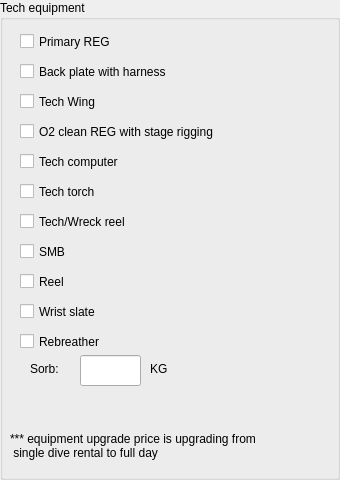
                     <widget class="QGroupBox" name="groupBox_6">
                      <property name="title">
                       <string>Tech equipment</string>
                      </property>
                      <widget class="QCheckBox" name="mam_smb_check_2">
                       <property name="geometry">
                        <rect>
                         <x>20</x>
                         <y>240</y>
                         <width>90</width>
                         <height>23</height>
                        </rect>
                       </property>
                       <property name="text">
                        <string>SMB</string>
                       </property>
                      </widget>
                      <widget class="QCheckBox" name="mam_tech_torch_check_2">
                       <property name="geometry">
                        <rect>
                         <x>20</x>
                         <y>180</y>
                         <width>90</width>
                         <height>23</height>
                        </rect>
                       </property>
                       <property name="text">
                        <string>Tech torch</string>
                       </property>
                      </widget>
                      <widget class="QCheckBox" name="mam_o2_reg_check_2">
                       <property name="geometry">
                        <rect>
                         <x>20</x>
                         <y>120</y>
                         <width>251</width>
                         <height>23</height>
                        </rect>
                       </property>
                       <property name="text">
                        <string>O2 clean REG with stage rigging</string>
                       </property>
                      </widget>
                      <widget class="QCheckBox" name="mam_back_plate_check_2">
                       <property name="geometry">
                        <rect>
                         <x>20</x>
                         <y>60</y>
                         <width>191</width>
                         <height>23</height>
                        </rect>
                       </property>
                       <property name="text">
                        <string>Back plate with harness</string>
                       </property>
                      </widget>
                      <widget class="QCheckBox" name="mam_reel_check_2">
                       <property name="geometry">
                        <rect>
                         <x>20</x>
                         <y>270</y>
                         <width>90</width>
                         <height>23</height>
                        </rect>
                       </property>
                       <property name="text">
                        <string>Reel</string>
                       </property>
                      </widget>
                      <widget class="QCheckBox" name="mam_slate_check_2">
                       <property name="geometry">
                        <rect>
                         <x>20</x>
                         <y>300</y>
                         <width>111</width>
                         <height>23</height>
                        </rect>
                       </property>
                       <property name="text">
                        <string>Wrist slate</string>
                       </property>
                      </widget>
                      <widget class="QCheckBox" name="mam_tech_computer_check_2">
                       <property name="geometry">
                        <rect>
                         <x>20</x>
                         <y>150</y>
                         <width>121</width>
                         <height>23</height>
                        </rect>
                       </property>
                       <property name="text">
                        <string>Tech computer</string>
                       </property>
                      </widget>
                      <widget class="QCheckBox" name="mam_tech_reg_check_2">
                       <property name="geometry">
                        <rect>
                         <x>20</x>
                         <y>30</y>
                         <width>141</width>
                         <height>23</height>
                        </rect>
                       </property>
                       <property name="text">
                        <string>Primary REG</string>
                       </property>
                      </widget>
                      <widget class="QCheckBox" name="mam_wing_check_2">
                       <property name="geometry">
                        <rect>
                         <x>20</x>
                         <y>90</y>
                         <width>151</width>
                         <height>23</height>
                        </rect>
                       </property>
                       <property name="text">
                        <string>Tech Wing</string>
                       </property>
                      </widget>
                      <widget class="QCheckBox" name="mam_wreck_reel_check_2">
                       <property name="geometry">
                        <rect>
                         <x>20</x>
                         <y>210</y>
                         <width>151</width>
                         <height>23</height>
                        </rect>
                       </property>
                       <property name="text">
                        <string>Tech/Wreck reel</string>
                       </property>
                      </widget>
                      <widget class="QCheckBox" name="mam_rebreather_check_2">
                       <property name="geometry">
                        <rect>
                         <x>20</x>
                         <y>330</y>
                         <width>111</width>
                         <height>23</height>
                        </rect>
                       </property>
                       <property name="text">
                        <string>Rebreather</string>
                       </property>
                      </widget>
                      <widget class="QLabel" name="label_76">
                       <property name="geometry">
                        <rect>
                         <x>30</x>
                         <y>360</y>
                         <width>41</width>
                         <height>17</height>
                        </rect>
                       </property>
                       <property name="text">
                        <string>Sorb:</string>
                       </property>
                      </widget>
                      <widget class="QLineEdit" name="mam_sorb_entry_2">
                       <property name="geometry">
                        <rect>
                         <x>80</x>
                         <y>355</y>
                         <width>61</width>
                         <height>31</height>
                        </rect>
                       </property>
                      </widget>
                      <widget class="QLabel" name="label_77">
                       <property name="geometry">
                        <rect>
                         <x>150</x>
                         <y>360</y>
                         <width>31</width>
                         <height>17</height>
                        </rect>
                       </property>
                       <property name="text">
                        <string>KG</string>
                       </property>
                      </widget>
                      <widget class="QLabel" name="label_78">
                       <property name="geometry">
                        <rect>
                         <x>10</x>
                         <y>420</y>
                         <width>321</width>
                         <height>51</height>
                        </rect>
                       </property>
                       <property name="text">
                        <string>*** equipment upgrade price is upgrading from 
 single dive rental to full day</string>
                       </property>
                      </widget>
                     </widget>
